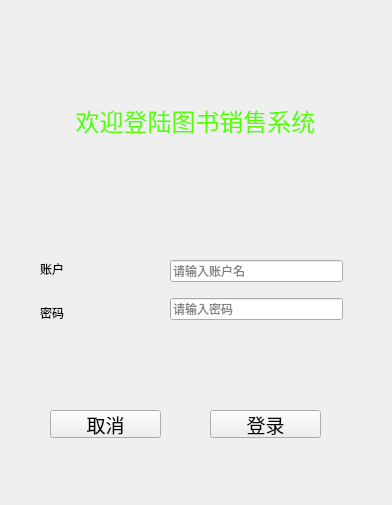
<?xml version="1.0" encoding="UTF-8"?>
<ui version="4.0">
 <class>login</class>
 <widget class="QWidget" name="login">
  <property name="windowModality">
   <enum>Qt::WindowModal</enum>
  </property>
  <property name="geometry">
   <rect>
    <x>0</x>
    <y>0</y>
    <width>392</width>
    <height>505</height>
   </rect>
  </property>
  <property name="focusPolicy">
   <enum>Qt::NoFocus</enum>
  </property>
  <property name="windowTitle">
   <string>登陆窗口</string>
  </property>
  <property name="styleSheet">
   <string notr="true"/>
  </property>
  <widget class="QLabel" name="label">
   <property name="geometry">
    <rect>
     <x>30</x>
     <y>20</y>
     <width>331</width>
     <height>201</height>
    </rect>
   </property>
   <property name="text">
    <string>&lt;html&gt;&lt;head/&gt;&lt;body&gt;&lt;p align=&quot;center&quot;&gt;&lt;span style=&quot; font-size:18pt; color:#55ff00;&quot;&gt;欢迎登陆图书销售系统&lt;/span&gt;&lt;/p&gt;&lt;/body&gt;&lt;/html&gt;</string>
   </property>
   <property name="textFormat">
    <enum>Qt::AutoText</enum>
   </property>
   <property name="alignment">
    <set>Qt::AlignCenter</set>
   </property>
  </widget>
  <widget class="QPushButton" name="btn_cancelLogin">
   <property name="geometry">
    <rect>
     <x>50</x>
     <y>410</y>
     <width>111</width>
     <height>28</height>
    </rect>
   </property>
   <property name="font">
    <font>
     <family>Agency FB</family>
     <pointsize>14</pointsize>
    </font>
   </property>
   <property name="text">
    <string>取消</string>
   </property>
  </widget>
  <widget class="QPushButton" name="btn_login">
   <property name="geometry">
    <rect>
     <x>210</x>
     <y>410</y>
     <width>111</width>
     <height>28</height>
    </rect>
   </property>
   <property name="font">
    <font>
     <family>Agency FB</family>
     <pointsize>14</pointsize>
    </font>
   </property>
   <property name="text">
    <string>登录</string>
   </property>
  </widget>
  <widget class="QWidget" name="layoutWidget">
   <property name="geometry">
    <rect>
     <x>40</x>
     <y>250</y>
     <width>91</width>
     <height>81</height>
    </rect>
   </property>
   <layout class="QVBoxLayout" name="verticalLayout">
    <item>
     <widget class="QLabel" name="label_2">
      <property name="text">
       <string>账户</string>
      </property>
     </widget>
    </item>
    <item>
     <widget class="QLabel" name="label_3">
      <property name="text">
       <string>密码</string>
      </property>
     </widget>
    </item>
   </layout>
  </widget>
  <widget class="QWidget" name="layoutWidget">
   <property name="geometry">
    <rect>
     <x>170</x>
     <y>250</y>
     <width>173</width>
     <height>81</height>
    </rect>
   </property>
   <layout class="QVBoxLayout" name="verticalLayout_2">
    <item>
     <widget class="QLineEdit" name="lineEdit_account">
      <property name="placeholderText">
       <string>请输入账户名</string>
      </property>
     </widget>
    </item>
    <item>
     <widget class="QLineEdit" name="lineEdit_password">
      <property name="echoMode">
       <enum>QLineEdit::Password</enum>
      </property>
      <property name="placeholderText">
       <string>请输入密码</string>
      </property>
     </widget>
    </item>
   </layout>
  </widget>
 </widget>
 <resources/>
 <connections/>
</ui>
